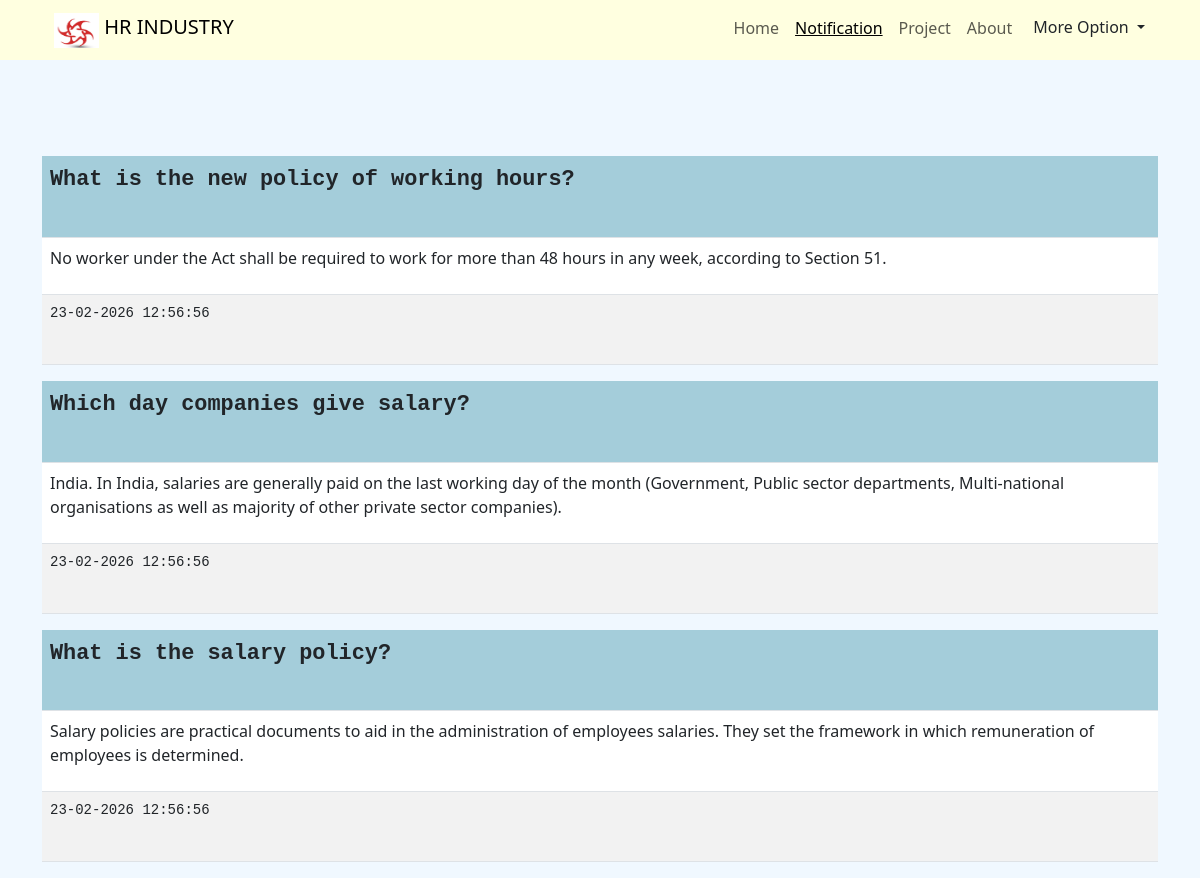
The page /emp/p2.php on the database its author committed.
### tables this page shows
create table notification(
id int(5) auto_increment primary key,
uid int (3) not null,
title varchar(100),
content varchar(5000),
time timestamp,
foreign key (uid) references user_detail(uid)
);

### emp/p2.php (the view, shortened to what this page needs)
<?php
include "config.php";
$sql = "SELECT * FROM notification order by `time` desc";
$result = $conn->query($sql);
?>
<!DOCTYPE html>
<html lang="en">
<head>
    <link href="https://cdn.jsdelivr.net/npm/bootstrap@5.3.0/dist/css/bootstrap.min.css" rel="stylesheet">
</head>
<body style="background-color: 	aliceblue ;">
<nav class="navbar navbar-expand-lg  " >
  <div class="container" >
  <div class="container-fluid">
    <a class="navbar-brand" href="#">
      <img src="../photos/logo.jpg" alt="Logo" width="45" height="35" class="d-inline-block align-text-top">
      HR INDUSTRY
    </a>
  </div>
    <div class="collapse navbar-collapse" id="navbarSupportedContent">
      <ul class="navbar-nav ms-auto mb-2 mb-lg-1">
        <li class="nav-item">
          <a class="nav-link " aria-current="page" href="index.php">Home</a>
        </li>
        <li class="nav-item">
          <a class="nav-link active text-capitalize" href="p2.php">Notification</a>
        </li>
        <li class="nav-item">
          <a class="nav-link text-capitalize" href="view_project.php">Project</a>
        </li>
        <li class="nav-item">
          <a class="nav-link text-capitalize" href="p4.php">About</a>
        </li>
        <li class="nav-item">
        <div class="dropdown">
         <?php
                        $sql = $conn->query("SELECT COUNT(read_flag) as msg from comm_emp_man where `uid` = '".$uid."'and `read_flag` = '0'");
                    $data=mysqli_fetch_assoc($sql);
                    if($data['msg'] > 0)
                    {
                ?>
                        <td>
                        <button class="notification btn dropdown-toggle "  type="button" data-bs-toggle="dropdown" aria-expanded="false">
                            <span>  More Option  </span>
                            <span class="badge"><?php echo $data['msg'] ?></span>
                            </button></td>
                     </tr>
            <?php
                    }else{
            ?>
                <button class="btn dropdown-toggle "  type="button" data-bs-toggle="dropdown" aria-expanded="false">
                 More Option
                </button>
            <?php } ?>
</div>
</li>
      </ul>
    </div>
  </div>
</nav>
<br><br><br><br>
<div class="container">
    <?php
    if ($result->num_rows > 0) {
    while ($row = $result->fetch_assoc()) {
    ?>
        <table class="table table-striped">
            <tr>
                <th id=ti><pre><p><?php echo $row['title'] ?></p></pre></th>
            </tr>
            <tr>
                <td><p><?php echo $row['content'] ?></p></td>
            </tr>
            <tr>
                <td><pre><p><?php $d=$row['time'];$d1=date("d-m-Y H:i:s",strtotime($d));echo $d1;?></p></pre></td>
            </tr>
        </table>
   <?php
        }
    }
    ?>
    </div>
</body>
</html>

### emp/p2.php (style rules this page uses)
.bc,nav { background-color:lightyellow; }
.active { text-decoration: underline; }
#ti { font-size:25px; background-color:lightblue; }

### rows shown on the page
notification: title "What is the new policy of working hours?", content "No worker under the Act shall be required to work for more than 48 hours in any week, according to Section 51.", time "23-02-2026 12:56:56"
notification: title "Which day companies give salary?", content "India. In India, salaries are generally paid on the last working day of the month (Government, Public sector departments, Multi-national organisations as well as majority of other private sector companies).", time "23-02-2026 12:56:56"
notification: title "What is the salary policy?", content "Salary policies are practical documents to aid in the administration of employees salaries. They set the framework in which remuneration of employees is determined.", time "23-02-2026 12:56:56"
